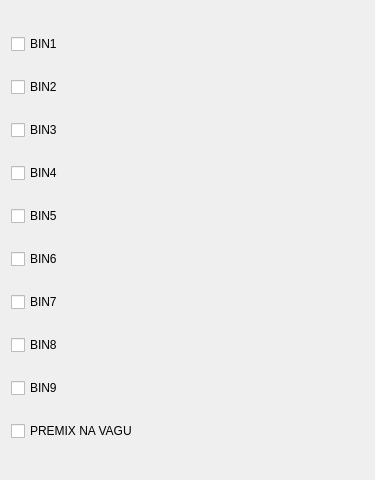
<?xml version="1.0" encoding="UTF-8"?>
<ui version="4.0">
 <class>Form</class>
 <widget class="QWidget" name="Form">
  <property name="geometry">
   <rect>
    <x>0</x>
    <y>0</y>
    <width>375</width>
    <height>480</height>
   </rect>
  </property>
  <property name="windowTitle">
   <string>Form</string>
  </property>
  <layout class="QHBoxLayout" name="horizontalLayout_2">
   <item>
    <layout class="QHBoxLayout" name="horizontalLayout">
     <property name="spacing">
      <number>0</number>
     </property>
     <property name="leftMargin">
      <number>0</number>
     </property>
     <item>
      <layout class="QVBoxLayout" name="verticalLayout_2">
       <item>
        <widget class="QCheckBox" name="bin1">
         <property name="text">
          <string>BIN1</string>
         </property>
        </widget>
       </item>
       <item>
        <widget class="QCheckBox" name="bin2">
         <property name="text">
          <string>BIN2</string>
         </property>
        </widget>
       </item>
       <item>
        <widget class="QCheckBox" name="checkBox">
         <property name="text">
          <string>BIN3</string>
         </property>
        </widget>
       </item>
       <item>
        <widget class="QCheckBox" name="checkBox_2">
         <property name="text">
          <string>BIN4</string>
         </property>
        </widget>
       </item>
       <item>
        <widget class="QCheckBox" name="checkBox_3">
         <property name="text">
          <string>BIN5</string>
         </property>
        </widget>
       </item>
       <item>
        <widget class="QCheckBox" name="checkBox_4">
         <property name="text">
          <string>BIN6</string>
         </property>
        </widget>
       </item>
       <item>
        <widget class="QCheckBox" name="checkBox_5">
         <property name="text">
          <string>BIN7</string>
         </property>
        </widget>
       </item>
       <item>
        <widget class="QCheckBox" name="checkBox_6">
         <property name="text">
          <string>BIN8</string>
         </property>
        </widget>
       </item>
       <item>
        <widget class="QCheckBox" name="checkBox_7">
         <property name="text">
          <string>BIN9</string>
         </property>
        </widget>
       </item>
       <item>
        <widget class="QCheckBox" name="checkBox_8">
         <property name="text">
          <string>PREMIX NA VAGU</string>
         </property>
        </widget>
       </item>
      </layout>
     </item>
     <item>
      <layout class="QVBoxLayout" name="verticalLayout"/>
     </item>
    </layout>
   </item>
  </layout>
 </widget>
 <resources/>
 <connections/>
</ui>
